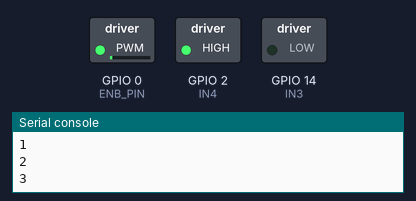
This program was run on a simulated ESP32 board running MicroPython. On the bench: switched loads named in the program (green lamp = pin HIGH), the last lines printed to the serial console.

Above: at 0.2 s.
At 19.94 s:
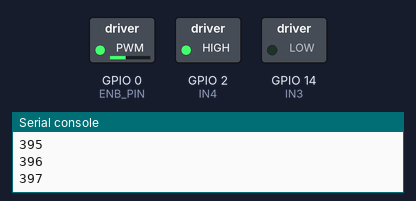
At 29.97 s:
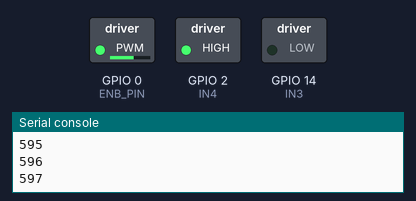
At 39.84 s:
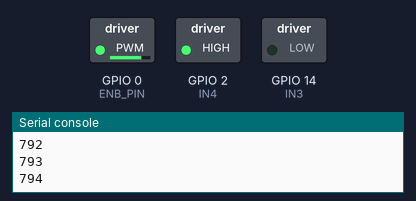
Timing chart, 0 to 40.0 s (numbered marks = the images above):
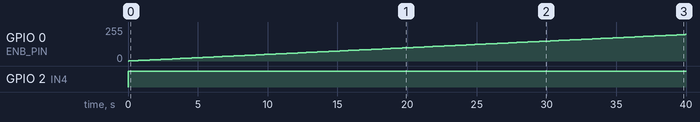

The program:

L298N.py
```python
# L298N pwm调速demo
# 可以调速，但是L298N会发出类似蜂鸣器的响声

from machine import PWM, Pin
import utime

# 使用L298N进行pwm调速，需要先拔掉L298N上ENA、ENB的跳线帽

# 然后把ENA、ENB 分别连接到 开发板上的GPIO口

# (IN1,IN2)、(IN3,IN4)还和原来一样能控制电机正反转

# ENA、ENB 控制电机转速


# 如下，我使用ENB控制电机转速，使用(IN3,IN4)控制电机转动方向

IN3 = Pin(14, Pin.OUT)
IN4 = Pin(2, Pin.OUT)

# 正转
# IN3.value(1)
# IN4.value(0)

# 反转
IN3.value(0)
IN4.value(1)


# ENB引脚
ENB_PIN = 0 # GPIO0

# 创建一个PWM对象，频率为1000Hz（可以根据需要调整）
pwm = PWM(Pin(ENB_PIN), freq=1000, duty=0)

try:
    for duty in range(0, 1023):
        pwm.duty(duty)
        print(duty)
        utime.sleep_ms(50)

    pwm.deinit()
    IN3.value(0)
    IN4.value(0)

except KeyboardInterrupt:
    # 如果按下Ctrl+C，则停止PWM并退出循环
    pwm.deinit()
    IN3.value(0)
    IN4.value(0)
    print("PWM stopped")
```

Measured:
- by itself, GPIO 0 (ENB_PIN): moves from 0/255 to 199/255 over 39.9 s
- by itself, GPIO 2 (IN4): LOW → HIGH at 0.00 s
